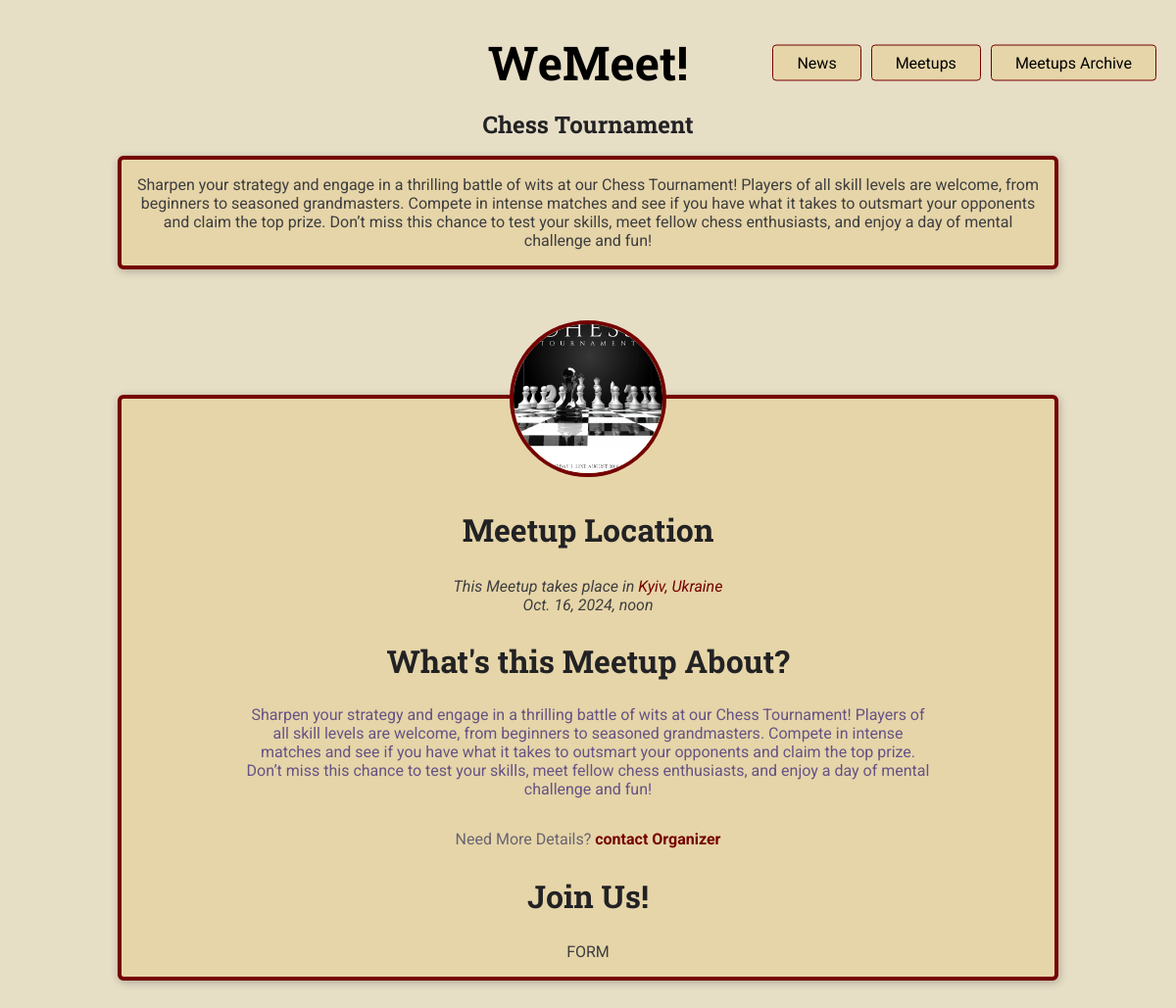
Before: /meetups/chess-tournament with the older database file.
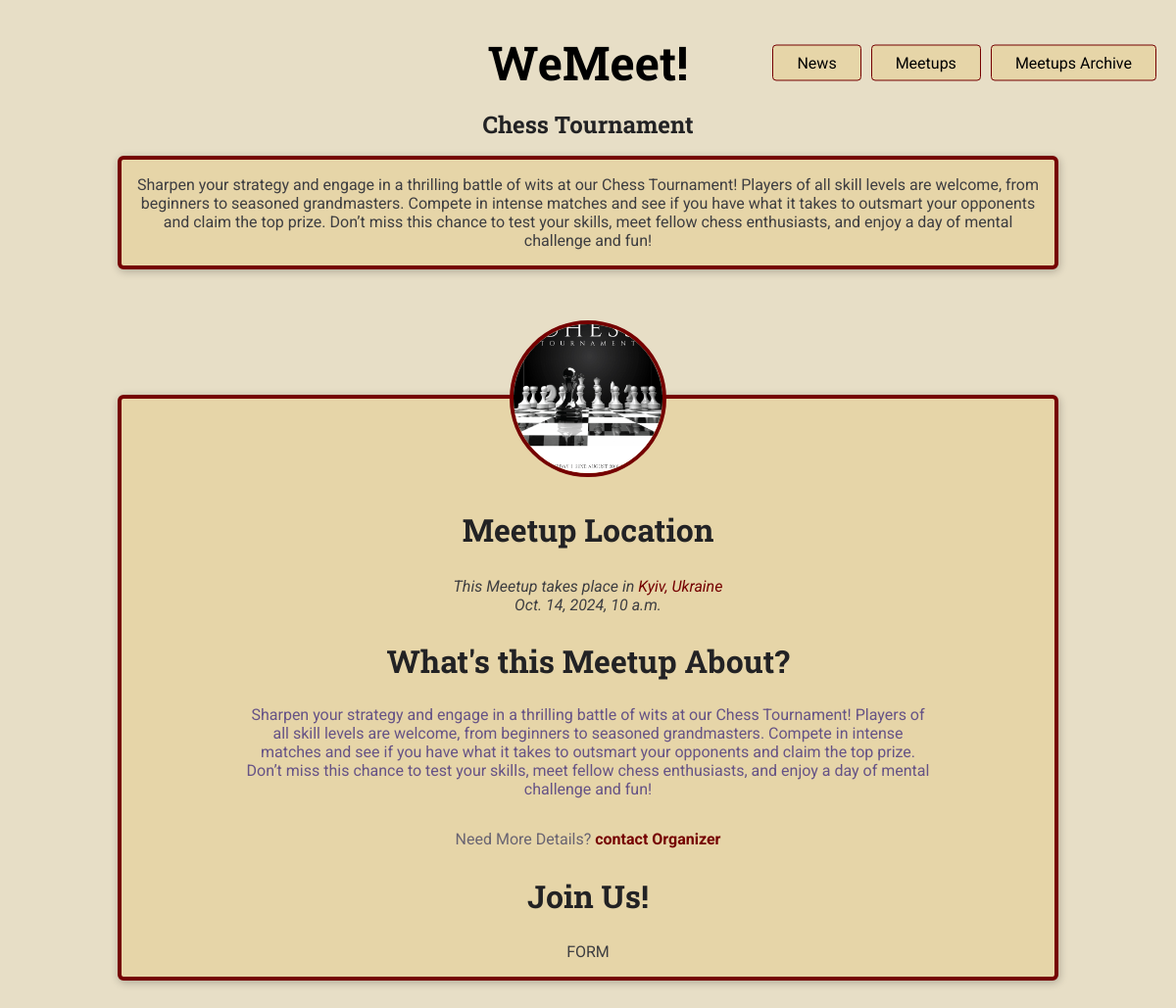
After: the same page with the newer database file.
### meetups/models.py (models this page shows, shortened)
class Meetups(models.Model):
    title=models.CharField(max_length=200)
    organizer=models.ForeignKey('Users', null=True, on_delete=models.SET_NULL)
    slug=models.SlugField(unique=True)
    description=models.TextField()
    image=models.ImageField(upload_to='meetups_images/%Y/%m/%d/')
    event_date=models.DateTimeField(blank=True, null=True)
    is_online=models.BooleanField(default=False)
    link=models.URLField(blank=True)
    country=models.CharField(max_length=200, blank=True)
    city=models.CharField(max_length=200, blank=True)
    location=PlainLocationField(based_fields=['city'], zoom=7, default='49,24', blank=True)
    created_at=models.DateTimeField(auto_now_add=True)
    updated_at=models.DateTimeField(auto_now=True)
    is_published=models.BooleanField(default=False)
    is_archived=models.BooleanField(default=False)
    class Meta:
        verbose_name_plural = 'Meetups'

### meetups/views.py (the view)
# urls.py: path('meetups/<slug:meetup_slug>', views.MeetupsDetailView.as_view(), name='meetup-details'),
class MeetupsDetailView(View):
    def get(self, request, meetup_slug):
        meetup = Meetups.objects.get(slug=meetup_slug)
        context = {
            'meetup': meetup,
        }
        return render(request, 'meetups/meetup_details.html', context)

### meetups/templates/meetups/meetup_details.html (shortened to what this page needs)
{%extends 'meetups/base/base.html'%}
{%load static%}
{% block css_files %}
<link rel="stylesheet" href="{% static 'meetups\styles\meetup-details.css'%}">
{% endblock  %}
{%block main_heading %}
{{meetup.title}}
{% endblock %}
{% block header_content %}
<article class='description'>{{meetup.description}}</article>
{% endblock header_content %}
{% block body %}
<article>
    <img class="main-image" src="{{ meetup.image.url }}" alt="meetup_img">
    <section id='location'>
        <h2>Meetup Location</h2>
        {% if meetup.is_online %}
            <address>This Meetup is Online, <a href="{{meetup.link}}">Click here to join!</a></address>
        {%else%}
            <address>This Meetup takes place in <a href="{{meetup.location}}" class='location' >{{meetup.city}}, {{meetup.country}}<br></a>
        {%endif%}
        {% if meetup.event_date %}
            {{meetup.event_date}}
        {% endif %}
    </section>
    <section id='details'>
        <h2>What's this Meetup About?</h2>
        <p>{{meetup.description}}</p>
        <footer>
            <p>Need More Details? <a href="">contact Organizer</a></p>
        </footer>
    </section>
    <section id='registration'>
        <h2>Join Us!</h2>
        FORM
    </section>
</article>
{% endblock body %}

### meetups/templates/meetups/base/base.html (shortened to what this page needs)
{%load static%}
<!DOCTYPE html>
<html lang="en">
<head>
    <link rel="stylesheet" href="{%static 'meetups/styles/base.css'%}">
    {%block css_files%}{%endblock%}
</head>
<body>
    <header id='main-header'>
        <nav class='navbar'>
            <a href="/" id='main-logo'>WeMeet!</a>
            <div class="nav-buttons">
                <a href="/news" class="btn" id='news-page'>News</a>
                <a href="/meetups" class="btn" id='meetups-page'>Meetups</a>
                <a href="/archive" class="btn" id='archived-meetups-page'>Meetups Archive</a>
            </div>
        </nav>
        <h1>{%block main_heading%}{%endblock%}</h1>
        <p>{%block header_content%}{%endblock%}</p>
    </header>
    <main>
        {%block body%}{% endblock %}
    </main>
</body>
</html>

### meetups/static/meetups/styles/base.css (style rules this page uses)
* { box-sizing: border-box; }
body { font-family: 'Roboto', sans-serif; margin: 0; background-color: #e7dec6; color: #3e3e41; }
h1, h2, h3 { font-family: 'Roboto Slab', sans-serif; color: #222224; }
button, .btn { cursor: pointer; font: inherit; padding: 0.5rem 1.5rem; background-color: #e6d5a8; border: 1px solid #750000; color: #000000; border-radius: 4px; text-decoration: none; }
#main-header { width: 100%; text-align: center; padding: 2rem 0; }
#main-header h1 { font-size: 1.5rem; }
#main-logo { font-size: 3rem; font-family: 'Roboto Slab', sans-serif; text-decoration: none; color: #000000; font-weight: bold; margin: 0 auto; }
.navbar { position: relative; margin: 0 20px; }
.nav-buttons { position:absolute; top: 50%; right: 0; transform: translateY(-50%); display: flex; gap: 10px; }

### meetups/static/meetups/styles/meetup-details.css (style rules this page uses)
article { max-width: 60rem; margin: 5rem auto; border-radius: 6px; background-color: #e6d5a8; border: 4px solid #750000; box-shadow: 1px 2px 8px rgba(0, 0, 0, 0.25); position: relative; padding: 1rem; text-align: center; }
.description { margin: 0 auto; }
.main-image { width: 10rem; height: 10rem; object-fit: cover; position: absolute; top: -5rem; left: calc(50% - 5rem); border-radius: 50%; border: 4px solid #750000; }
section:first-of-type { margin-top: 6rem; }
h2 { font-size: 2rem; }
#details h2 { margin-bottom: 0.5rem; }
#details > p { color: #665386; padding: 1rem; border-radius: 4px; max-width: 80%; margin: auto; }
#details footer { color: #696472; }
#details footer a { color: #750000; text-decoration: none; font-weight: bold; }
#location a { color: #750000; text-decoration: none; }

Changed rows visible on the page:
changed Meetups "Chess Tournament": event_date "Oct. 16, 2024, noon" → "Oct. 14, 2024, 10 a.m."
